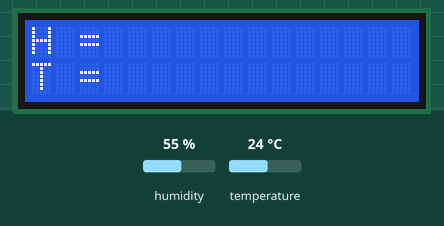
This program was run on a simulated ESP32 board running MicroPython. On the bench: 16×2 character LCD. Inputs (shaded band) come from the test bench; at power-on: humidity 55 %, temperature 24 °C. Library files of the repository ran but are not shown: lcd_pcf8574.py.

Above: at 1.2 s.
1.3 s: humidity set to 22 %
At 3.8 s:
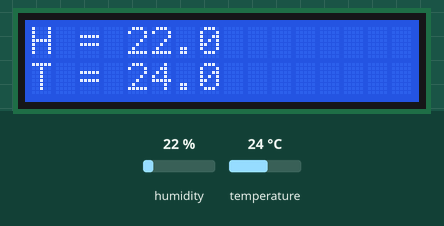
8.8 s: temperature set to 12 °C
At 10.7 s:
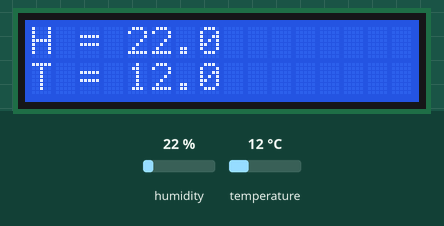
14.0 s: humidity set to 40 %
At 15.7 s:
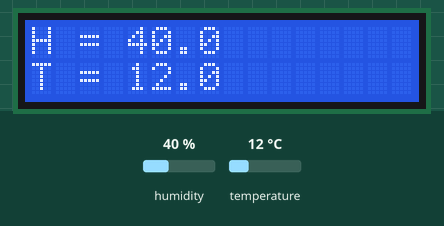
19.0 s: temperature set to 19 °C
At 20.7 s:
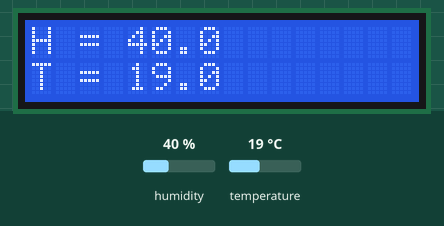
Timing chart, 0 to 22.2 s (numbered marks = the images above; inputs shaded):
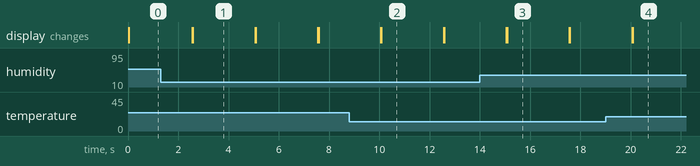

Measured:
- after the input at 8.8 s, the display: first differs from a run without the input after 1.3 s (image 2)
- after the input at 14.0 s, the display: first differs from a run without the input after 1.1 s (image 3)
- after the input at 19.0 s, the display: first differs from a run without the input after 1.1 s (image 4)
- what the display in image 1 shows lasts 2.5 s, from 2.6 s to 5.1 s

The program:

LAB01_EX09_ESP32.py
```python
from machine import Pin, I2C, Timer
from lcd_pcf8574 import LCD
from utime import sleep
import dht

i2c = I2C(0,scl=Pin(22),sda=Pin(21))
lcd = LCD(i2c,0x27)
lcd.clear()
lcd.print("H = ")
lcd.goto_line(1)
lcd.print("T = ")

dht22 = dht.DHT22(Pin(14))

def update_humi_temp(event):
    dht22.measure()
    lcd.clear()
    lcd.print("H = " + '{:.1f}'.format(dht22.humidity()))
    lcd.goto_line(1)
    lcd.print("T = " + '{:.1f}'.format(dht22.temperature()))

dht_timer = Timer(1)
dht_timer.init(period=2500, mode=Timer.PERIODIC, callback=update_humi_temp)
```
